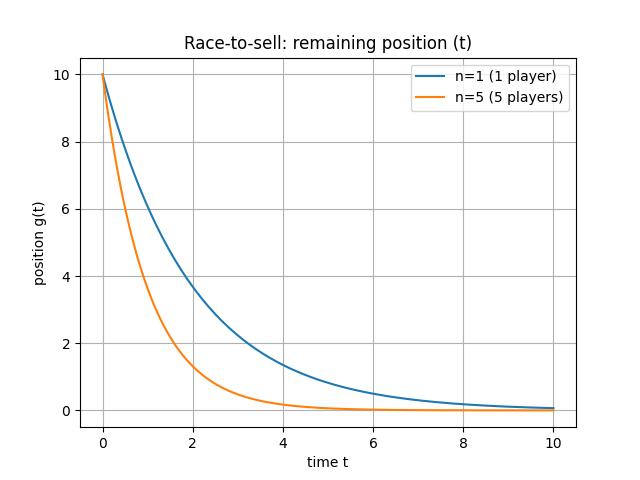

Python code for this plot:
from scipy.integrate import solve_ivp
import numpy as np
import matplotlib.pyplot as plt
from coupled_ricatti import fun, kappa, gamma, T

g0 = 10

def count(n):
    # count alpha and beta
    sol_ricatti = solve_ivp(fun, (T, 0), y0=[kappa, 0], dense_output=True, rtol=1e-10, atol=1e-12, args=(gamma, n))

    def traj(t, g):
        alpha, beta = sol_ricatti.sol(t)
        u = (1/kappa) * ((alpha - gamma)*g + ((-2*beta + gamma)  / (n + 1)) * (n * g))
        dg = -u
        return dg

    # having alpha and beta, count trajectory
    sol_g = solve_ivp(traj, t_span=(0, T), y0=[g0], dense_output=True, rtol=1e-10, atol=1e-12) 

    # x and y for plot
    return sol_g.t, sol_g.y[0]

t1, g1 = count(1)
t5, g5 = count(5)

plt.plot(t1, g1, label="n=1 (1 player)")
plt.plot(t5, g5, label="n=5 (5 players)")
plt.xlabel("time t")
plt.ylabel("position g(t)")
plt.title("Race-to-sell: remaining position (t)")
plt.legend()
plt.grid(True)
plt.savefig("race_to_sell.jpg")
plt.show()
